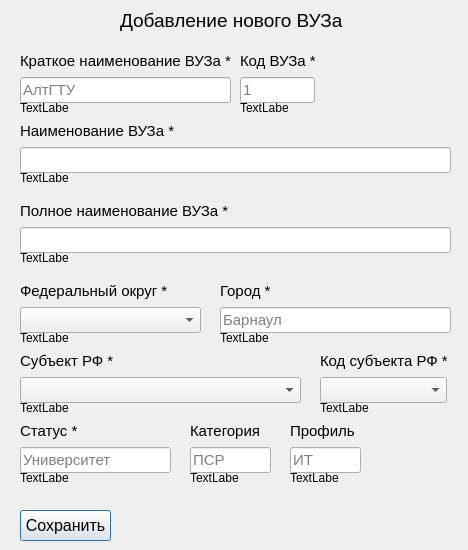
<?xml version="1.0" encoding="UTF-8"?>
<ui version="4.0">
 <class>create_vuz_dialog</class>
 <widget class="QDialog" name="create_vuz_dialog">
  <property name="geometry">
   <rect>
    <x>0</x>
    <y>0</y>
    <width>468</width>
    <height>550</height>
   </rect>
  </property>
  <property name="windowTitle">
   <string>Dialog</string>
  </property>
  <widget class="QLabel" name="dialog_label">
   <property name="geometry">
    <rect>
     <x>120</x>
     <y>0</y>
     <width>241</width>
     <height>41</height>
    </rect>
   </property>
   <property name="font">
    <font>
     <pointsize>14</pointsize>
    </font>
   </property>
   <property name="text">
    <string>Добавление нового ВУЗа</string>
   </property>
  </widget>
  <widget class="QPushButton" name="save_btn">
   <property name="geometry">
    <rect>
     <x>20</x>
     <y>510</y>
     <width>91</width>
     <height>31</height>
    </rect>
   </property>
   <property name="font">
    <font>
     <pointsize>12</pointsize>
    </font>
   </property>
   <property name="text">
    <string>Сохранить</string>
   </property>
  </widget>
  <widget class="QWidget" name="layoutWidget">
   <property name="geometry">
    <rect>
     <x>20</x>
     <y>120</y>
     <width>431</width>
     <height>53</height>
    </rect>
   </property>
   <layout class="QVBoxLayout" name="verticalLayout">
    <item>
     <widget class="QLabel" name="label_3">
      <property name="font">
       <font>
        <pointsize>11</pointsize>
       </font>
      </property>
      <property name="text">
       <string>Наименование ВУЗа *</string>
      </property>
     </widget>
    </item>
    <item>
     <widget class="QLineEdit" name="vuz_name">
      <property name="font">
       <font>
        <pointsize>11</pointsize>
       </font>
      </property>
     </widget>
    </item>
   </layout>
  </widget>
  <widget class="QWidget" name="layoutWidget">
   <property name="geometry">
    <rect>
     <x>20</x>
     <y>200</y>
     <width>431</width>
     <height>53</height>
    </rect>
   </property>
   <layout class="QVBoxLayout" name="verticalLayout_2">
    <item>
     <widget class="QLabel" name="label_4">
      <property name="font">
       <font>
        <pointsize>11</pointsize>
       </font>
      </property>
      <property name="text">
       <string>Полное наименование ВУЗа *</string>
      </property>
     </widget>
    </item>
    <item>
     <widget class="QLineEdit" name="vuz_full_name">
      <property name="font">
       <font>
        <pointsize>11</pointsize>
       </font>
      </property>
     </widget>
    </item>
   </layout>
  </widget>
  <widget class="QWidget" name="layoutWidget">
   <property name="geometry">
    <rect>
     <x>20</x>
     <y>50</y>
     <width>211</width>
     <height>53</height>
    </rect>
   </property>
   <layout class="QVBoxLayout" name="verticalLayout_3">
    <item>
     <widget class="QLabel" name="label_5">
      <property name="font">
       <font>
        <pointsize>11</pointsize>
       </font>
      </property>
      <property name="text">
       <string>Краткое наименование ВУЗа *</string>
      </property>
     </widget>
    </item>
    <item>
     <widget class="QLineEdit" name="vuz_short_name">
      <property name="font">
       <font>
        <pointsize>11</pointsize>
       </font>
      </property>
      <property name="placeholderText">
       <string>АлтГТУ</string>
      </property>
     </widget>
    </item>
   </layout>
  </widget>
  <widget class="QWidget" name="layoutWidget">
   <property name="geometry">
    <rect>
     <x>240</x>
     <y>50</y>
     <width>75</width>
     <height>53</height>
    </rect>
   </property>
   <layout class="QVBoxLayout" name="verticalLayout_4">
    <item>
     <widget class="QLabel" name="label_2">
      <property name="font">
       <font>
        <pointsize>11</pointsize>
       </font>
      </property>
      <property name="text">
       <string>Код ВУЗа *</string>
      </property>
     </widget>
    </item>
    <item>
     <widget class="QLineEdit" name="vuz_code">
      <property name="font">
       <font>
        <pointsize>11</pointsize>
       </font>
      </property>
      <property name="placeholderText">
       <string>1</string>
      </property>
     </widget>
    </item>
   </layout>
  </widget>
  <widget class="QWidget" name="layoutWidget">
   <property name="geometry">
    <rect>
     <x>20</x>
     <y>280</y>
     <width>181</width>
     <height>53</height>
    </rect>
   </property>
   <layout class="QVBoxLayout" name="verticalLayout_5">
    <item>
     <widget class="QLabel" name="label_6">
      <property name="font">
       <font>
        <pointsize>11</pointsize>
       </font>
      </property>
      <property name="text">
       <string>Федеральный округ *</string>
      </property>
     </widget>
    </item>
    <item>
     <widget class="QComboBox" name="federal_region_cb">
      <property name="font">
       <font>
        <pointsize>11</pointsize>
       </font>
      </property>
     </widget>
    </item>
   </layout>
  </widget>
  <widget class="QWidget" name="layoutWidget">
   <property name="geometry">
    <rect>
     <x>220</x>
     <y>280</y>
     <width>231</width>
     <height>53</height>
    </rect>
   </property>
   <layout class="QVBoxLayout" name="verticalLayout_6">
    <item>
     <widget class="QLabel" name="label_7">
      <property name="font">
       <font>
        <pointsize>11</pointsize>
       </font>
      </property>
      <property name="text">
       <string>Город *</string>
      </property>
     </widget>
    </item>
    <item>
     <widget class="QLineEdit" name="city">
      <property name="font">
       <font>
        <pointsize>11</pointsize>
       </font>
      </property>
      <property name="text">
       <string/>
      </property>
      <property name="placeholderText">
       <string>Барнаул</string>
      </property>
     </widget>
    </item>
   </layout>
  </widget>
  <widget class="QWidget" name="layoutWidget">
   <property name="geometry">
    <rect>
     <x>20</x>
     <y>420</y>
     <width>151</width>
     <height>53</height>
    </rect>
   </property>
   <layout class="QVBoxLayout" name="verticalLayout_7">
    <item>
     <widget class="QLabel" name="label_8">
      <property name="font">
       <font>
        <pointsize>11</pointsize>
       </font>
      </property>
      <property name="text">
       <string>Статус *</string>
      </property>
     </widget>
    </item>
    <item>
     <widget class="QLineEdit" name="vuz_status">
      <property name="font">
       <font>
        <pointsize>11</pointsize>
       </font>
      </property>
      <property name="placeholderText">
       <string>Университет</string>
      </property>
     </widget>
    </item>
   </layout>
  </widget>
  <widget class="QWidget" name="layoutWidget">
   <property name="geometry">
    <rect>
     <x>20</x>
     <y>350</y>
     <width>281</width>
     <height>53</height>
    </rect>
   </property>
   <layout class="QVBoxLayout" name="verticalLayout_8">
    <item>
     <widget class="QLabel" name="label_9">
      <property name="font">
       <font>
        <pointsize>11</pointsize>
       </font>
      </property>
      <property name="text">
       <string>Субъект РФ *</string>
      </property>
     </widget>
    </item>
    <item>
     <widget class="QComboBox" name="federal_subject_cb">
      <property name="font">
       <font>
        <pointsize>11</pointsize>
       </font>
      </property>
     </widget>
    </item>
   </layout>
  </widget>
  <widget class="QWidget" name="layoutWidget">
   <property name="geometry">
    <rect>
     <x>190</x>
     <y>420</y>
     <width>81</width>
     <height>53</height>
    </rect>
   </property>
   <layout class="QVBoxLayout" name="verticalLayout_9">
    <item>
     <widget class="QLabel" name="label_10">
      <property name="font">
       <font>
        <pointsize>11</pointsize>
       </font>
      </property>
      <property name="text">
       <string>Категория</string>
      </property>
     </widget>
    </item>
    <item>
     <widget class="QLineEdit" name="vuz_category">
      <property name="font">
       <font>
        <pointsize>11</pointsize>
       </font>
      </property>
      <property name="text">
       <string/>
      </property>
      <property name="placeholderText">
       <string>ПСР</string>
      </property>
     </widget>
    </item>
   </layout>
  </widget>
  <widget class="QWidget" name="layoutWidget">
   <property name="geometry">
    <rect>
     <x>290</x>
     <y>420</y>
     <width>71</width>
     <height>53</height>
    </rect>
   </property>
   <layout class="QVBoxLayout" name="verticalLayout_10">
    <item>
     <widget class="QLabel" name="label_11">
      <property name="font">
       <font>
        <pointsize>11</pointsize>
       </font>
      </property>
      <property name="text">
       <string>Профиль</string>
      </property>
     </widget>
    </item>
    <item>
     <widget class="QLineEdit" name="vuz_profile">
      <property name="font">
       <font>
        <pointsize>11</pointsize>
       </font>
      </property>
      <property name="text">
       <string/>
      </property>
      <property name="placeholderText">
       <string>ИТ</string>
      </property>
     </widget>
    </item>
   </layout>
  </widget>
  <widget class="QWidget" name="layoutWidget">
   <property name="geometry">
    <rect>
     <x>320</x>
     <y>350</y>
     <width>127</width>
     <height>53</height>
    </rect>
   </property>
   <layout class="QVBoxLayout" name="verticalLayout_11">
    <item>
     <widget class="QLabel" name="label_12">
      <property name="font">
       <font>
        <pointsize>11</pointsize>
       </font>
      </property>
      <property name="text">
       <string>Код субъекта РФ *</string>
      </property>
     </widget>
    </item>
    <item>
     <widget class="QComboBox" name="federal_subject_code_cb">
      <property name="font">
       <font>
        <pointsize>11</pointsize>
       </font>
      </property>
     </widget>
    </item>
   </layout>
  </widget>
  <widget class="QLabel" name="label_13">
   <property name="geometry">
    <rect>
     <x>20</x>
     <y>100</y>
     <width>49</width>
     <height>16</height>
    </rect>
   </property>
   <property name="text">
    <string>TextLabel</string>
   </property>
  </widget>
  <widget class="QLabel" name="label_14">
   <property name="geometry">
    <rect>
     <x>240</x>
     <y>100</y>
     <width>49</width>
     <height>16</height>
    </rect>
   </property>
   <property name="text">
    <string>TextLabel</string>
   </property>
  </widget>
  <widget class="QLabel" name="label_15">
   <property name="geometry">
    <rect>
     <x>20</x>
     <y>170</y>
     <width>49</width>
     <height>16</height>
    </rect>
   </property>
   <property name="text">
    <string>TextLabel</string>
   </property>
  </widget>
  <widget class="QLabel" name="label_16">
   <property name="geometry">
    <rect>
     <x>20</x>
     <y>250</y>
     <width>49</width>
     <height>16</height>
    </rect>
   </property>
   <property name="text">
    <string>TextLabel</string>
   </property>
  </widget>
  <widget class="QLabel" name="label_17">
   <property name="geometry">
    <rect>
     <x>20</x>
     <y>330</y>
     <width>49</width>
     <height>16</height>
    </rect>
   </property>
   <property name="text">
    <string>TextLabel</string>
   </property>
  </widget>
  <widget class="QLabel" name="label_18">
   <property name="geometry">
    <rect>
     <x>220</x>
     <y>330</y>
     <width>49</width>
     <height>16</height>
    </rect>
   </property>
   <property name="text">
    <string>TextLabel</string>
   </property>
  </widget>
  <widget class="QLabel" name="label_19">
   <property name="geometry">
    <rect>
     <x>20</x>
     <y>400</y>
     <width>49</width>
     <height>16</height>
    </rect>
   </property>
   <property name="text">
    <string>TextLabel</string>
   </property>
  </widget>
  <widget class="QLabel" name="label_20">
   <property name="geometry">
    <rect>
     <x>320</x>
     <y>400</y>
     <width>49</width>
     <height>16</height>
    </rect>
   </property>
   <property name="text">
    <string>TextLabel</string>
   </property>
  </widget>
  <widget class="QLabel" name="label_21">
   <property name="geometry">
    <rect>
     <x>20</x>
     <y>470</y>
     <width>49</width>
     <height>16</height>
    </rect>
   </property>
   <property name="text">
    <string>TextLabel</string>
   </property>
  </widget>
  <widget class="QLabel" name="label_22">
   <property name="geometry">
    <rect>
     <x>190</x>
     <y>470</y>
     <width>49</width>
     <height>16</height>
    </rect>
   </property>
   <property name="text">
    <string>TextLabel</string>
   </property>
  </widget>
  <widget class="QLabel" name="label_23">
   <property name="geometry">
    <rect>
     <x>290</x>
     <y>470</y>
     <width>49</width>
     <height>16</height>
    </rect>
   </property>
   <property name="text">
    <string>TextLabel</string>
   </property>
  </widget>
 </widget>
 <resources/>
 <connections/>
</ui>
